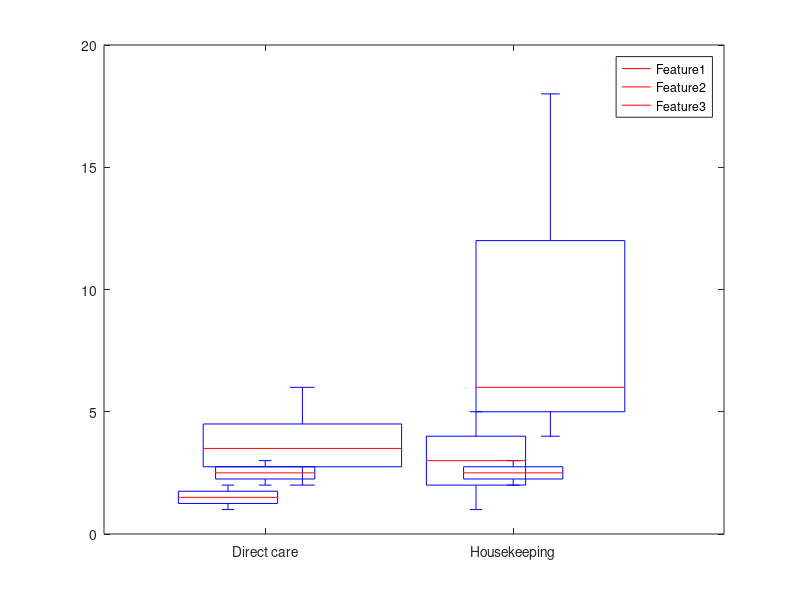

MATLAB code for this plot:
%https://stackoverflow.com/questions/15971478/most-efficient-way-of-drawing-grouped-boxplot-matlab
x = [1,2, 2,3, 4,3,6, 5,1,2, 2,3, 18,4,6];
group = [1,1,2,2,3,3,3,4,4,3,5,5,6,6,6];
positions = [1 1.15 1.3 2 2.15 2.3];
boxplot(x,group, 'positions', positions);

set(gca,'xtick',[mean(positions(1:3)) mean(positions(4:6)) ])
set(gca,'xticklabel',{'Direct care','Housekeeping'})

color = ['c', 'y','r', 'c', 'y','r'];
h = findobj(gca,'Tag','Box');
for j=1:length(h)
   patch(get(h(j),'XData'),get(h(j),'YData'),color(j),'FaceAlpha',.5);
end

c = get(gca, 'Children');

hleg1 = legend(c(1:3), 'Feature1', 'Feature2', 'Feature3' );


